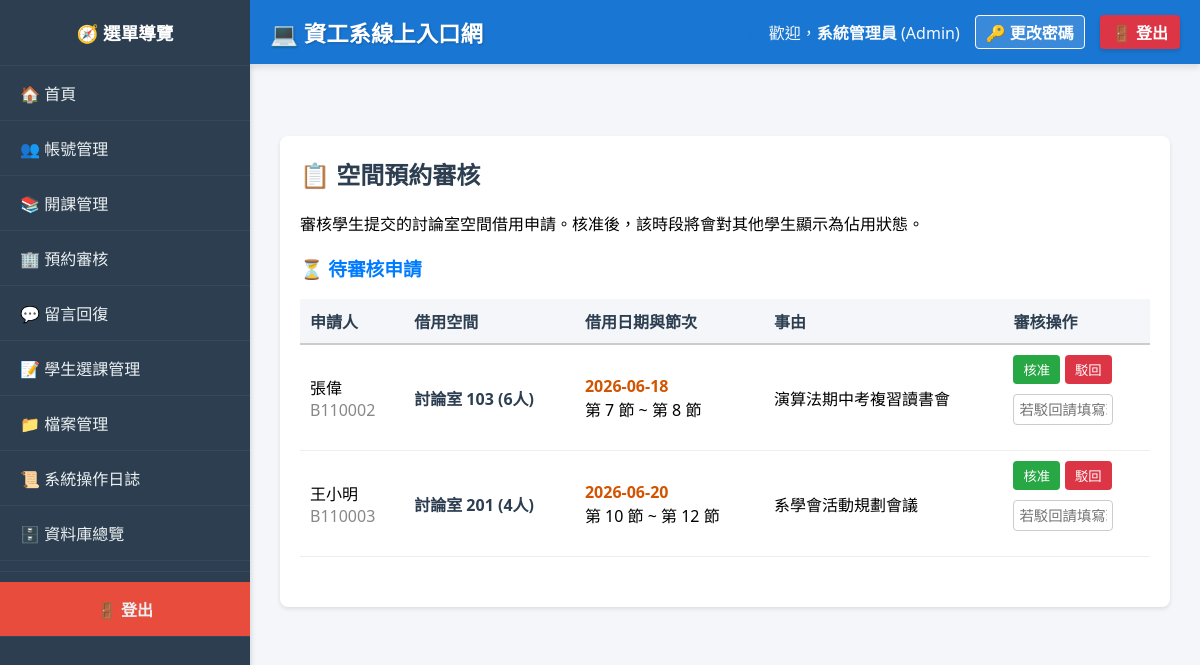
/index.php?page=review_reservations (signed in), run on an earlier commit of the app's database.
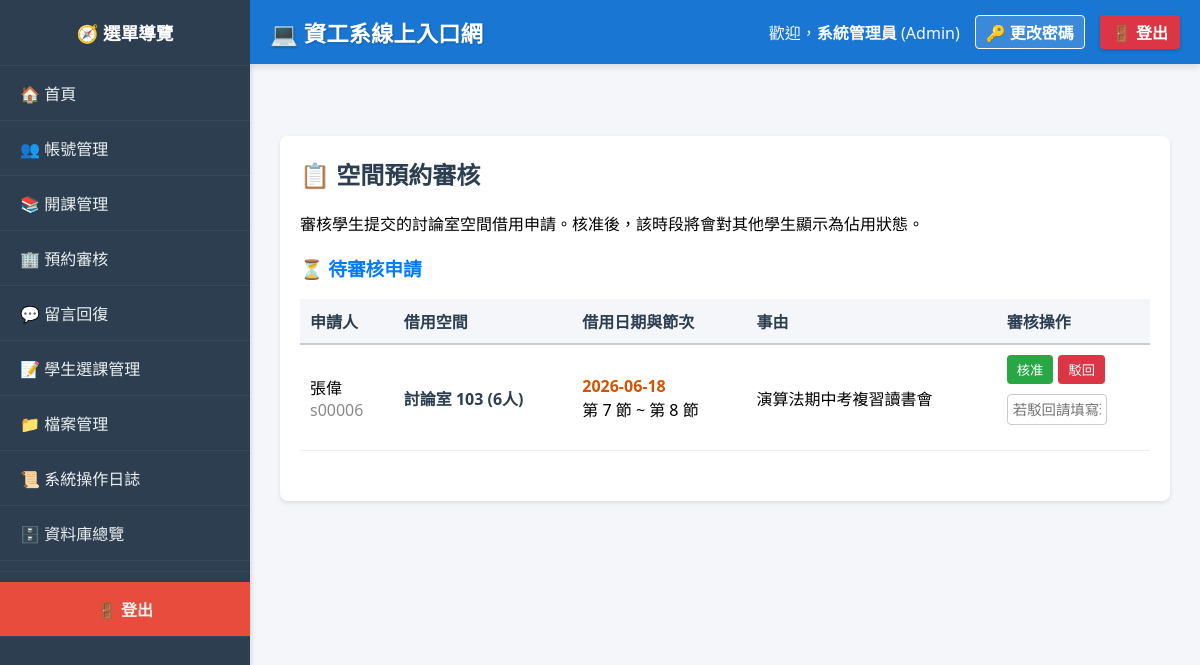
And on a later commit of the database.
### tables this page shows
CREATE TABLE Reservations (
    reservation_id INT AUTO_INCREMENT PRIMARY KEY,
    student_id VARCHAR(50) NOT NULL,
    room_name VARCHAR(50) NOT NULL,
    purpose TEXT NOT NULL,
    reserve_date DATE NOT NULL,
    start_period INT NOT NULL,
    end_period INT NOT NULL,
    status ENUM('Pending', 'Approved', 'Rejected') DEFAULT 'Pending',
    reject_reason TEXT DEFAULT NULL,
    FOREIGN KEY (student_id) REFERENCES Students(student_id) ON DELETE CASCADE
);

CREATE TABLE Students (
    student_id VARCHAR(50) PRIMARY KEY,
    user_id INT NOT NULL,
    name VARCHAR(100) NOT NULL,
    enrollment_year INT,
    FOREIGN KEY (user_id) REFERENCES Users(id) ON DELETE CASCADE
);

### modules/admin/review_reservations.php (the view, shortened to what this page needs)
﻿<div class="card">
    <h2>📋 空間預約審核</h2>
    <p>審核學生提交的討論室空間借用申請。核准後，該時段將會對其他學生顯示為佔用狀態。</p>
    <?php
    if($_SESSION['role'] != 'Admin') {
        echo "<p style='color:red;'>只有管理員可以使用此功能。</p>";
    } else {
        $pending = $conn->query("
            SELECT r.*, s.name as student_name
            FROM Reservations r
            JOIN Students s ON r.student_id = s.student_id
            WHERE r.status = 'Pending'
            ORDER BY r.reserve_date ASC, r.start_period ASC
        ");
        echo "<h3 style='color:#007bff;'>⏳ 待審核申請</h3>";
        if($pending->num_rows > 0) {
            echo "<table style='width:100%; border-collapse: collapse; margin-bottom:30px;'>";
            echo "<tr style='background:#f4f6f9; border-bottom:2px solid #ccc;'><th style='padding:10px;'>申請人</th><th style='padding:10px;'>借用空間</th><th style='padding:10px;'>借用日期與節次</th><th style='padding:10px;'>事由</th><th style='padding:10px;'>審核操作</th></tr>";
            while($p = $pending->fetch_assoc()) {
                echo "<tr style='border-bottom:1px solid #eee;'>";
                echo "<td style='padding:10px;'>" . htmlspecialchars($p['student_name']) . "<br><span style='color:#888; font-size:0.85em encampment;'>" . $p['student_id'] . "</span></td>";
                echo "<td style='padding:10px; font-weight:bold; color:#2c3e50;'>" . htmlspecialchars($p['room_name']) . "</td>";
                echo "<td style='padding:10px;'><span style='color:#d35400; font-weight:bold;'>" . htmlspecialchars($p['reserve_date']) . "</span><br>第 {$p['start_period']} 節 ~ 第 {$p['end_period']} 節</td>";
                echo "<td style='padding:10px;'>" . htmlspecialchars($p['purpose']) . "</td>";
                echo "<td style='padding:10px;'>";
                echo "<form method='POST' style='display:flex; flex-direction:column; gap:5px; margin:0;'>";
                echo "<div style='display:flex; gap:5px;'>";
                echo "<button type='submit' name='action' value='Approve' class='btn' style='background:#28a745; padding:5px 10px;'>核准</button>";
                echo "<button type='submit' name='action' value='Reject' class='btn' style='background:#dc3545; padding:5px 10px;'>駁回</button>";
                echo "</div>";
                echo "<input type='text' name='reject_reason' placeholder='若駁回請填寫理由' style='padding:5px; font-size:0.9em; width:100px;'>";
                echo "</form>";
                echo "</td></tr>";
            }
            echo "</table>";
        } else {
            echo "<p style='color:#999; padding:15px; background:#f8f9fa;'>目前沒有待審核的預約申請。</p>";
        }
    }
    ?>
</div>

What changed in the data, as far as the page shows it:
removed reservations: student.name "王小明", student "B110003", room_name "討論室 201 (4人)", reserve_date "2026-06-20", start_period "10", end_period "12", purpose "系學會活動規劃會議"
changed reservations "討論室 103 (6人)": student "B110002" → "s00006"
